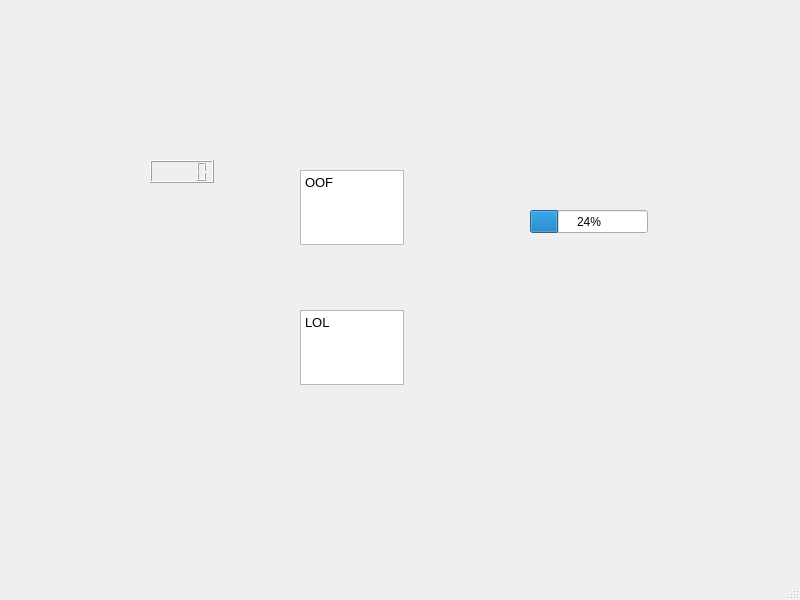
<?xml version="1.0" encoding="UTF-8"?>
<ui version="4.0">
 <class>MainWindow</class>
 <widget class="QMainWindow" name="MainWindow">
  <property name="geometry">
   <rect>
    <x>0</x>
    <y>0</y>
    <width>800</width>
    <height>600</height>
   </rect>
  </property>
  <property name="windowTitle">
   <string>MainWindow</string>
  </property>
  <widget class="QWidget" name="centralwidget">
   <widget class="QLCDNumber" name="lcdNumber">
    <property name="geometry">
     <rect>
      <x>150</x>
      <y>160</y>
      <width>64</width>
      <height>23</height>
     </rect>
    </property>
   </widget>
   <widget class="QTextEdit" name="textEdit">
    <property name="geometry">
     <rect>
      <x>300</x>
      <y>170</y>
      <width>104</width>
      <height>75</height>
     </rect>
    </property>
    <property name="html">
     <string>&lt;!DOCTYPE HTML PUBLIC &quot;-//W3C//DTD HTML 4.0//EN&quot; &quot;http://www.w3.org/TR/REC-html40/strict.dtd&quot;&gt;
&lt;html&gt;&lt;head&gt;&lt;meta name=&quot;qrichtext&quot; content=&quot;1&quot; /&gt;&lt;style type=&quot;text/css&quot;&gt;
p, li { white-space: pre-wrap; }
&lt;/style&gt;&lt;/head&gt;&lt;body style=&quot; font-family:'Ubuntu'; font-size:10pt; font-weight:400; font-style:normal;&quot;&gt;
&lt;p style=&quot; margin-top:0px; margin-bottom:0px; margin-left:0px; margin-right:0px; -qt-block-indent:0; text-indent:0px;&quot;&gt;OOF&lt;/p&gt;
&lt;p style=&quot;-qt-paragraph-type:empty; margin-top:0px; margin-bottom:0px; margin-left:0px; margin-right:0px; -qt-block-indent:0; text-indent:0px;&quot;&gt;&lt;br /&gt;&lt;/p&gt;&lt;/body&gt;&lt;/html&gt;</string>
    </property>
   </widget>
   <widget class="QTextEdit" name="textEdit_2">
    <property name="geometry">
     <rect>
      <x>300</x>
      <y>310</y>
      <width>104</width>
      <height>75</height>
     </rect>
    </property>
    <property name="html">
     <string>&lt;!DOCTYPE HTML PUBLIC &quot;-//W3C//DTD HTML 4.0//EN&quot; &quot;http://www.w3.org/TR/REC-html40/strict.dtd&quot;&gt;
&lt;html&gt;&lt;head&gt;&lt;meta name=&quot;qrichtext&quot; content=&quot;1&quot; /&gt;&lt;style type=&quot;text/css&quot;&gt;
p, li { white-space: pre-wrap; }
&lt;/style&gt;&lt;/head&gt;&lt;body style=&quot; font-family:'Ubuntu'; font-size:10pt; font-weight:400; font-style:normal;&quot;&gt;
&lt;p style=&quot; margin-top:0px; margin-bottom:0px; margin-left:0px; margin-right:0px; -qt-block-indent:0; text-indent:0px;&quot;&gt;LOL&lt;/p&gt;&lt;/body&gt;&lt;/html&gt;</string>
    </property>
   </widget>
   <widget class="QProgressBar" name="progressBar">
    <property name="geometry">
     <rect>
      <x>530</x>
      <y>210</y>
      <width>118</width>
      <height>23</height>
     </rect>
    </property>
    <property name="value">
     <number>24</number>
    </property>
   </widget>
  </widget>
  <widget class="QMenuBar" name="menubar">
   <property name="geometry">
    <rect>
     <x>0</x>
     <y>0</y>
     <width>800</width>
     <height>22</height>
    </rect>
   </property>
  </widget>
  <widget class="QStatusBar" name="statusbar"/>
 </widget>
 <resources/>
 <connections/>
</ui>
